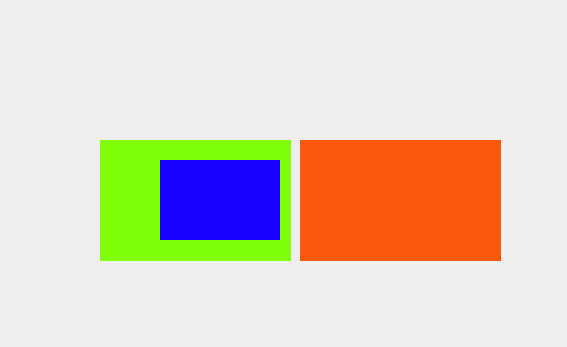
<?xml version="1.0" encoding="UTF-8"?>
<ui version="4.0">
 <class>MainForm</class>
 <widget class="QWidget" name="MainForm">
  <property name="geometry">
   <rect>
    <x>0</x>
    <y>0</y>
    <width>567</width>
    <height>347</height>
   </rect>
  </property>
  <property name="windowTitle">
   <string>Form</string>
  </property>
  <layout class="QVBoxLayout" name="verticalLayout">
   <property name="spacing">
    <number>0</number>
   </property>
   <property name="leftMargin">
    <number>0</number>
   </property>
   <property name="topMargin">
    <number>0</number>
   </property>
   <property name="rightMargin">
    <number>0</number>
   </property>
   <property name="bottomMargin">
    <number>0</number>
   </property>
   <item>
    <widget class="QQtTitleBar" name="widget" native="true">
     <property name="maximumSize">
      <size>
       <width>16777215</width>
       <height>30</height>
      </size>
     </property>
    </widget>
   </item>
   <item>
    <widget class="MainWindow" name="widget_2" native="true">
     <widget class="QWidget" name="widget_3" native="true">
      <property name="geometry">
       <rect>
        <x>100</x>
        <y>110</y>
        <width>191</width>
        <height>121</height>
       </rect>
      </property>
      <property name="styleSheet">
       <string notr="true">background-color: rgb(128, 255, 11);</string>
      </property>
      <widget class="QWidget" name="widget_5" native="true">
       <property name="geometry">
        <rect>
         <x>60</x>
         <y>20</y>
         <width>120</width>
         <height>80</height>
        </rect>
       </property>
       <property name="styleSheet">
        <string notr="true">background-color: rgb(23, 0, 255);</string>
       </property>
      </widget>
     </widget>
     <widget class="QWidget" name="widget_4" native="true">
      <property name="geometry">
       <rect>
        <x>300</x>
        <y>110</y>
        <width>201</width>
        <height>121</height>
       </rect>
      </property>
      <property name="styleSheet">
       <string notr="true">background-color: rgb(252, 88, 9);</string>
      </property>
     </widget>
    </widget>
   </item>
  </layout>
 </widget>
 <customwidgets>
  <customwidget>
   <class>MainWindow</class>
   <extends>QWidget</extends>
   <header>mainwindow.h</header>
   <container>1</container>
  </customwidget>
  <customwidget>
   <class>QQtTitleBar</class>
   <extends>QWidget</extends>
   <header>qqttitlebar.h</header>
   <container>1</container>
  </customwidget>
 </customwidgets>
 <resources/>
 <connections/>
</ui>
